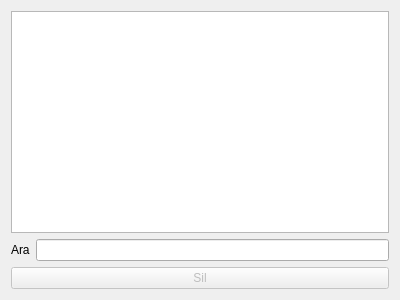
<?xml version="1.0" encoding="UTF-8"?>
<ui version="4.0">
 <class>bulguliste</class>
 <widget class="QDialog" name="bulguliste">
  <property name="geometry">
   <rect>
    <x>0</x>
    <y>0</y>
    <width>400</width>
    <height>300</height>
   </rect>
  </property>
  <property name="windowTitle">
   <string>Bulgular</string>
  </property>
  <layout class="QGridLayout" name="gridLayout">
   <item row="0" column="0">
    <widget class="QTableWidget" name="tableWidget"/>
   </item>
   <item row="1" column="0">
    <layout class="QHBoxLayout" name="horizontalLayout_2">
     <item>
      <widget class="QLabel" name="lblAra">
       <property name="text">
        <string>Ara</string>
       </property>
      </widget>
     </item>
     <item>
      <widget class="QLineEdit" name="leAra"/>
     </item>
    </layout>
   </item>
   <item row="2" column="0">
    <widget class="QPushButton" name="btnSil">
     <property name="enabled">
      <bool>false</bool>
     </property>
     <property name="text">
      <string>Sil</string>
     </property>
    </widget>
   </item>
  </layout>
 </widget>
 <resources/>
 <connections/>
</ui>
